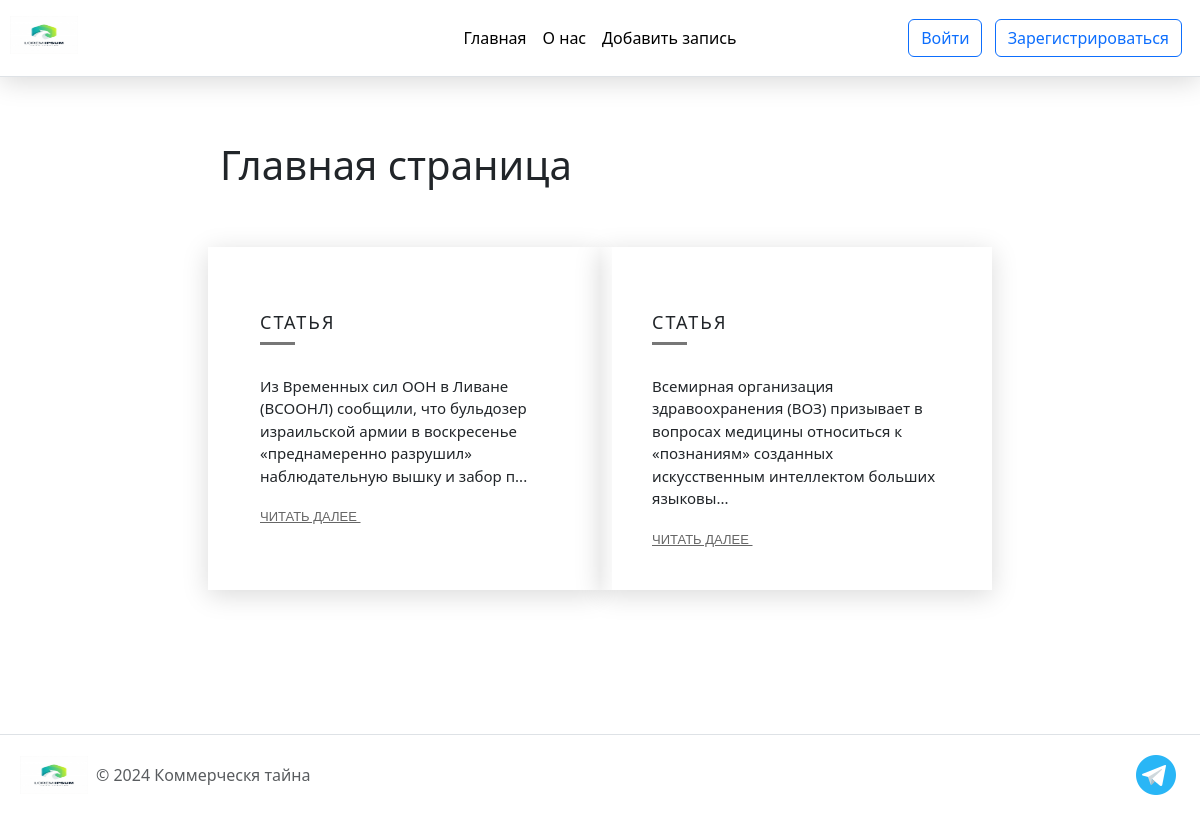
The page / on the database its author committed.
### tables this page shows
CREATE TABLE posts(
id INTEGER PRIMARY KEY AUTOINCREMENT,
title TEXT NOT NULL,
text TEXT NOT NULL,
time INTEGER NOT NULL
);

### app.py (the view)
@app.route('/index')
@app.route('/')
def index():
    db_con = connect_db()
    dbase = DataBase(db_con)
    return render_template('index.html', posts=dbase.get_objects('posts'))

### DataBase.py (called while the page is built)
    def get_objects(self, table):
        sql = f'SELECT * FROM {table}'  # SQL query to select all records from the table
        try:
            self.__cur.execute(sql)  # Execute the SQL query
            res = self.__cur.fetchall()  # Fetch all results from the query
            if res:
                return res  # Return the result if it's not empty
        except IOError:
            print('Error reading the database')  # Handle database read errors
        return []  # Return an empty list if there's an error or the result is empty

### app.py (called while the page is built)
def connect_db():
    con = sqlite3.connect(app.config['DATABASE'])
    con.row_factory = sqlite3.Row  # Use Row factory to access columns by name
    return con

### templates/index.html (shortened to what this page needs)
{% extends 'base.html' %}
{% block content %}
<h1>Главная страница</h1>
<div class="row">
    {% for post in posts %}
    <div class="col-md-6 item">
        <div class="item-in">
            <h4>{{ post.title }}</h4>
            <div class="seperator"></div>
            <p class="posts-text">{{ post.text[:150] | striptags }}...</p>
            <a href="{{ url_for('show_post', post_id=post.id) }}">Читать далее
            </a>
        </div>
    </div>
    {% endfor %}
</div>
{% endblock %}

### templates/base.html (shortened to what this page needs)
<!doctype html>
<html lang="en">
<head>
    <link href="https://cdn.jsdelivr.net/npm/bootstrap@5.3.3/dist/css/bootstrap.min.css" rel="stylesheet"
>
    <link rel="stylesheet" href="{{ url_for('static', filename='css/main.css') }}">
</head>
<body>
<div class="page">
    <header class="d-flex flex-wrap align-items-center justify-content-center justify-content-md-between py-3 mb-4 border-bottom">
        <div class="col-md-3 mb-2 mb-md-0">
            <a href="/" class="d-inline-flex link-body-emphasis text-decoration-none">
                <img class="header__img" src="{{ url_for('static', filename='img/logo.png') }}" alt="logo">
            </a>
        </div>
        <ul class="nav col-12 col-md-auto mb-2 justify-content-center mb-md-0">
            <li><a href="{{ url_for('index') }}" class="nav-link-list px-2">Главная</a></li>
            <li><a href="{{ url_for('about') }}" class="nav-link-list px-2">О нас</a></li>
            <li><a href="{{ url_for('create') }}" class="nav-link-list px-2">Добавить запись</a></li>
        </ul>
        <div class="col-md-3 text-end">
            {% if session.get('userLogged') %}
            <form method="POST" action="{{ url_for('logout') }}">
                <button type="submit" class="btn btn-outline-danger">Выход</button>
            </form>
            {% else %}
            <a href="{{ url_for('login') }}" class="btn btn-outline-primary me-2">Войти</a>
            <a href="{{ url_for('sign_up') }}" class="btn btn-outline-primary me-2">Зарегистрироваться</a>
            {% endif %}
        </div>
    </header>
    <div class="content">
        {% block content %}{% endblock %}
    </div>
    <footer class="d-flex flex-wrap justify-content-between align-items-center py-3 my-4 border-top">
        <div class="col-md-4 d-flex align-items-center">
            <a href="/" class="mb-3 me-2 mb-md-0 text-body-secondary text-decoration-none lh-1">
                <img class="header__img" src="{{ url_for('static', filename='img/logo.png') }}" alt="logo">
            </a>
            <span class="mb-3 mb-md-0 text-body-secondary">© 2024 Коммерческя тайна</span>
        </div>
        <ul class="nav col-md-4 justify-content-end list-unstyled d-flex">
            <li class="ms-3"><a class="text-body-secondary" href="#"><img
                    src="{{ url_for('static', filename='img/tg.png') }}" alt=""></a></li>
        </ul>
    </footer>
</body>
</html>

### static/css/main.css (style rules this page uses)
body { margin: 0; }
*::before, *::after { box-sizing: border-box; }
.page { overflow: hidden; display: flex; flex-direction: column; min-height: 100vh; }
.content { max-width: 100vh; margin: 0 auto; padding: 40px 20px; flex: 1 1 auto; }
header { position: sticky; top: 0; padding: 10px; z-index: 10000; background: #fff; -webkit-box-shadow: 0 5px 25px rgba(0, 0, 0, 0.15); box-shadow: 0 5 px 25px rgba(0, 0, 0, 0.15); }
.header__img { height: 38px; width: 68px; }
.header, footer { padding: 20px; }
.nav-link-list { position: relative; text-decoration: none; color: black; }
.nav-link-list:before { content: ""; position: absolute; left: 0; bottom: 0; width: 100%; height: 2px; background: grey; transform: scaleX(0); transition: transform 0.3s ease; }
.row { padding: 50px 0; justify-content: center; }
.seperator { margin-bottom: 30px; width: 35px; height: 3px; background: #777; border: none; }
.item { position: relative; margin-bottom: 30px; min-height: 1px; float: left; -webkit-box-shadow: 0 5px 25px rgba(0, 0, 0, 0.15); box-shadow: 0 5 px 25px rgba(0, 0, 0, 0.15); -webkit-backface-visibility: hidden; -webkit-tap-highlight-color: transparent; -webkit-touch-callout: none; -webkit-user-select: none; -moz-user-select: none; -ms-user-select: none; user-select: none; }
.item .item-in { background: #fff; padding: 40px; position: relative; }
.item .item-in::before { content: ""; position: absolute; bottom: 0px; height: 2px; width: 0%; background: #333333; right: 0px; -webkit-transition: width 0.4s; transition: width 0.4s; }
.item h4 { font-size: 18px; margin-top: 25px; letter-spacing: 2px; text-transform: uppercase; }
.posts-text { font-size: 15px; }
.item a { font-family: 'Montserrat', sans-serif; font-size: 13px; text-transform: uppercase; color: #666666; margin-top: 10px; }
html { height: 100%; }

### rows shown on the page
posts: title "СТАТЬЯ", text "Из Временных сил ООН в Ливане (ВСООНЛ) сообщили, что бульдозер израильской армии в воскресенье «преднамеренно разрушил» наблюдательную вышку и забор п"
posts: title "СТАТЬЯ", text "Всемирная организация здравоохранения (ВОЗ) призывает в вопросах медицины относиться к «познаниям» созданных искусственным интеллектом больших языковы"
